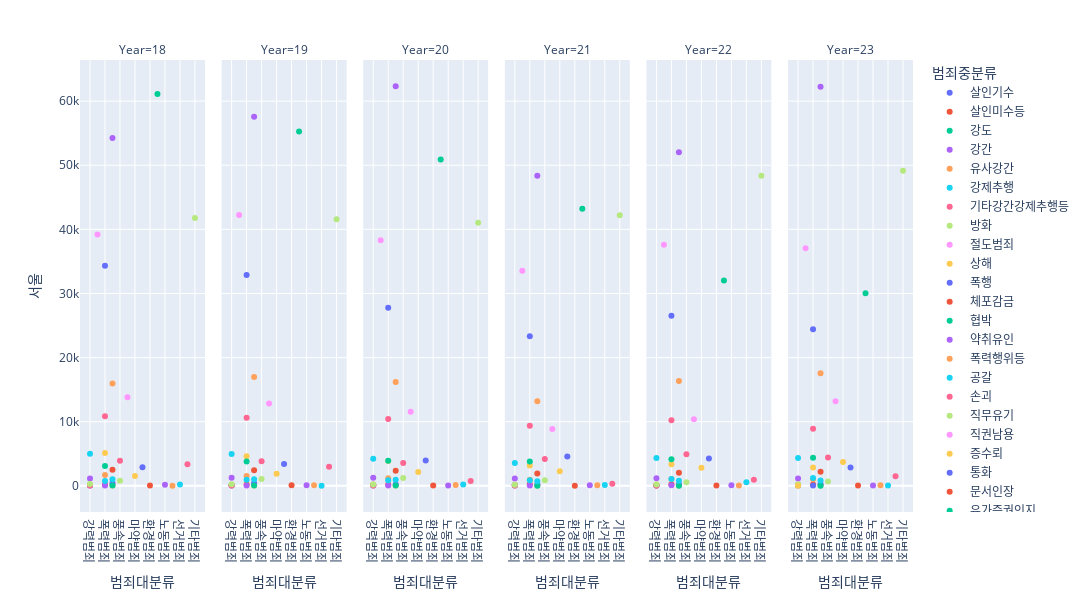

Write notebook code for a chart like this one.
### Code cell
fig = px.scatter(
    df1,
    x="범죄대분류",      # Variable on the x-axis
    y="서울",         # Variable for the boxplot values
    facet_col="Year",  # Facet by 'Year'
    # title="Boxplot with Faceting",
    color="범죄중분류",  # Optional: Color by category
    # boxmode="group"    # Group boxplots for each category
)

fig.update_layout(
    title_font_size=20,
    # xaxis_title="Category",
    # yaxis_title="Value",
    # legend_title="Category",
    height=600,
    width=1500,
)

fig.show()
